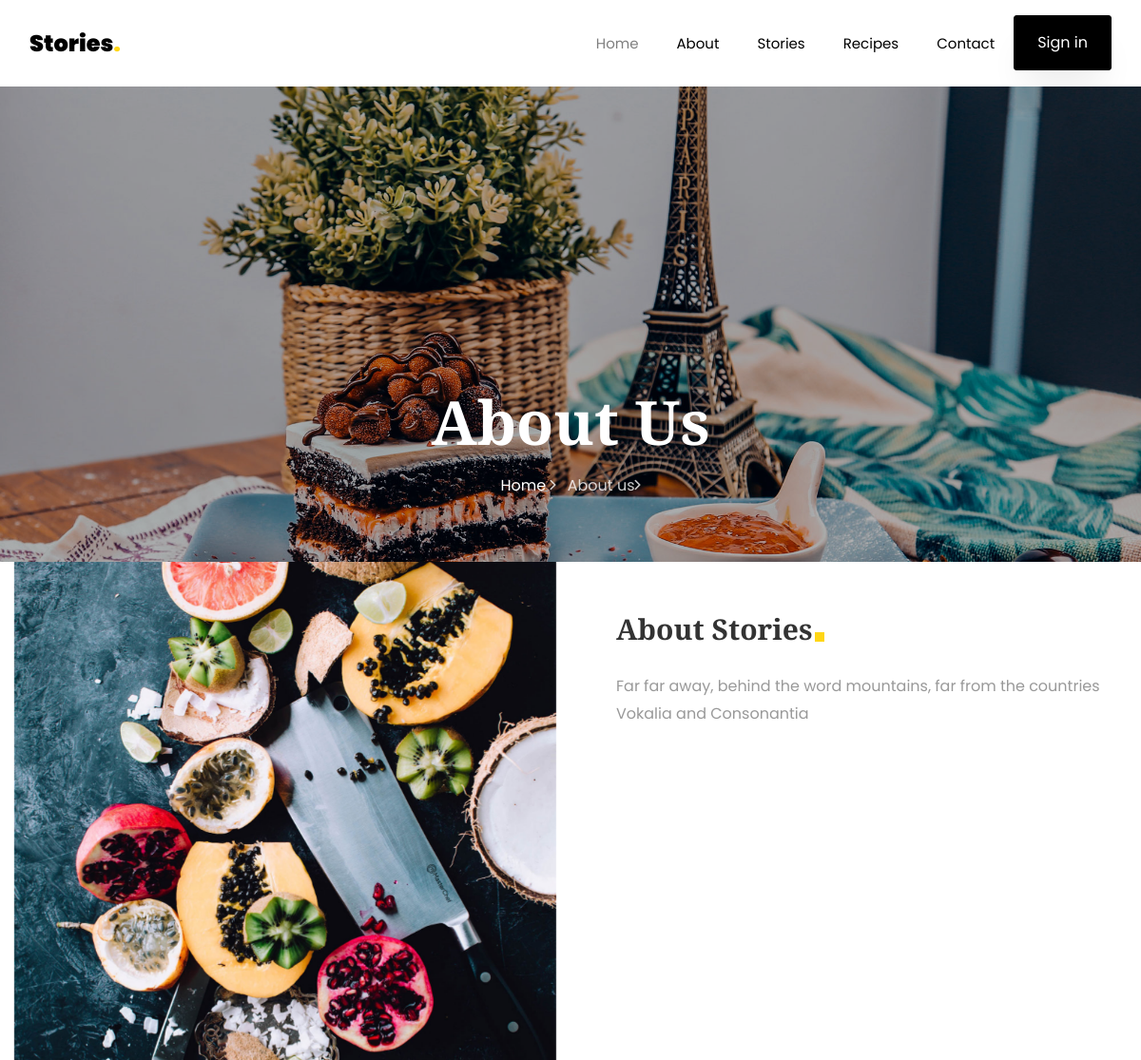
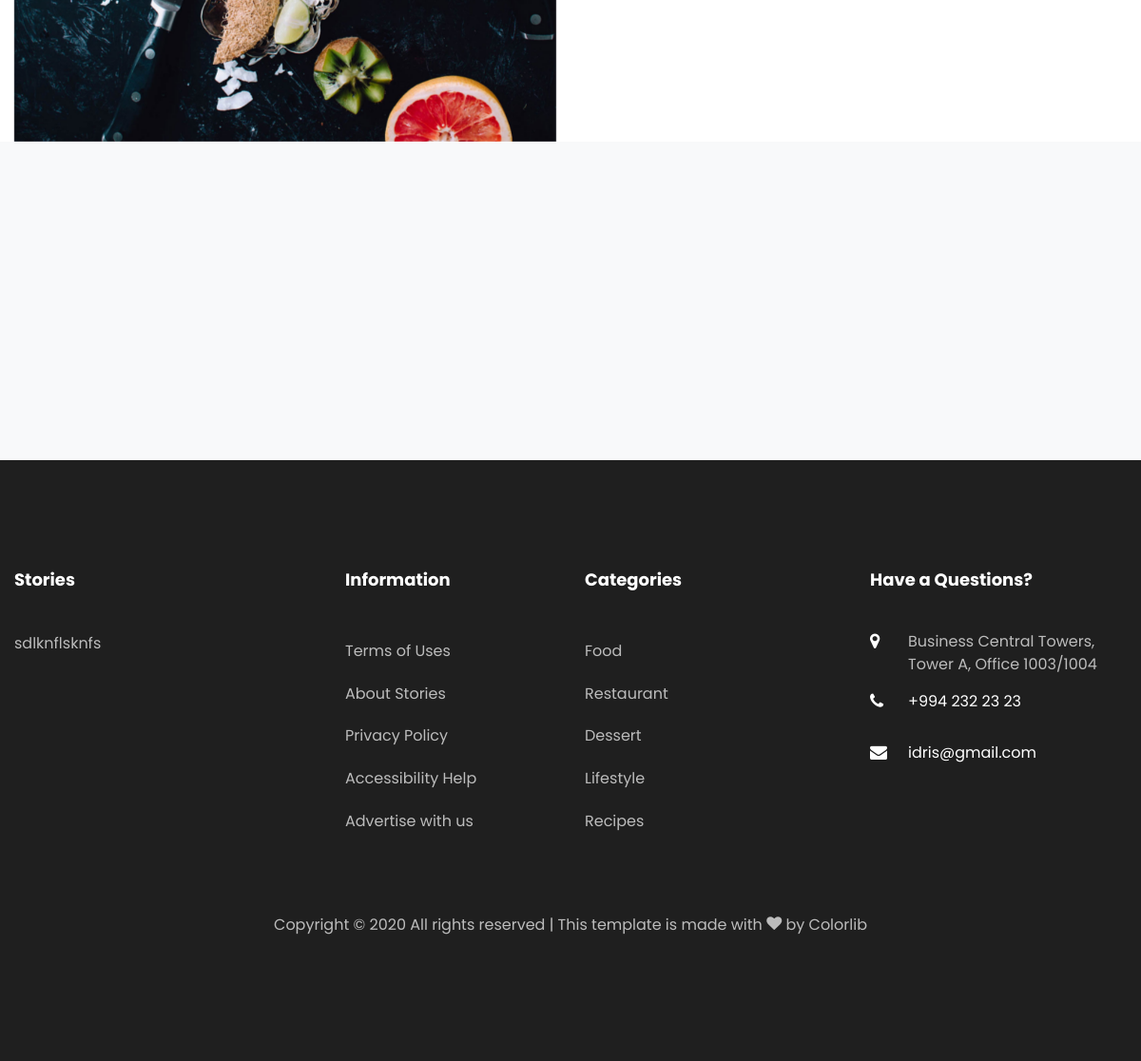
The page /about/ on the database its author committed (2 pictures, top to bottom).
### stories/models.py (models this page shows, shortened)
class About(models.Model):
    title = models.CharField('Title', max_length=50)
    phone_number = models.CharField('Phone Number', max_length=20)
    location = models.CharField('Location', max_length=50)
    email = models.EmailField('Email', max_length=30)
    description = models.TextField('Description')
    daily_visitors = models.PositiveIntegerField('Daile Visitors',)
    facebook_page_url = models.URLField('Facebook page url')
    instagram_page_url = models.URLField('Instagram page url')
    twitter_page_url = models.URLField('Twitter page url')
    class Meta:
        verbose_name = 'About Site Information'
        verbose_name_plural = 'About Site Informations'

### stories/views.py (the view)
# urls.py: path('about/', AboutView.as_view(), name='about'),
class AboutView(TemplateView):
    template_name = 'about.html'

### stories/templatetags/custom_tags.py (called while the page is built)
@register.simple_tag
def get_about_info():
    return About.objects.last()

@register.simple_tag
def get_data_informations():
    data = {
        'story_count': Story.objects.count(),
        'recipe_count': Recipe.objects.count(),
        'user_count': User.objects.count(),
    }
    return data

@register.simple_tag
def get_subscriber_form():
    return SubscriberForm()

### stories/templates/about.html
{% extends 'base.html' %}
{% load static %}
{% block content %}
<section class="hero-wrap hero-wrap-2" style="background-image: url('{% static 'images/bg_4.jpg' %}');">
    <div class="overlay"></div>
    <div class="container">
        <div class="row no-gutters slider-text align-items-end justify-content-center">
            <div class="col-md-9 ftco-animate pb-5 text-center">
                <h1 class="mb-3 bread">About Us</h1>
                <p class="breadcrumbs"><span class="mr-2"><a href="index.html">Home <i
                        class="ion-ios-arrow-forward"></i></a></span> <span>About us<i
                        class="ion-ios-arrow-forward"></i></span></p>
            </div>
        </div>
    </div>
</section>
{% include 'includes/about_section.html' %}
{% endblock %}

### stories/templates/includes/footer.html (shortened to what this page needs)
{% load custom_tags %}
{% get_about_info as about_info %}
<footer class="ftco-footer ftco-footer-2 ftco-section">
    <div class="container">
        <div class="row mb-5">
            <div class="col-md">
                <div class="ftco-footer-widget mb-4">
                    <h2 class="ftco-heading-2">Stories</h2>
                    <p>{{about_info.description}}</p>
                    <ul class="ftco-footer-social list-unstyled float-md-left float-lft mt-5">
                    </ul>
                </div>
            </div>
            <div class="col-md">
                <div class="ftco-footer-widget mb-4 ml-md-5">
                    <h2 class="ftco-heading-2">Information</h2>
                    <ul class="list-unstyled">
                        <li><a href="#" class="py-2 d-block">Terms of Uses</a></li>
                        <li><a href="#" class="py-2 d-block">About Stories</a></li>
                        <li><a href="#" class="py-2 d-block">Privacy Policy</a></li>
                        <li><a href="#" class="py-2 d-block">Accessibility Help</a></li>
                        <li><a href="#" class="py-2 d-block">Advertise with us</a></li>
                    </ul>
                </div>
            </div>
            <div class="col-md">
                <div class="ftco-footer-widget mb-4">
                    <h2 class="ftco-heading-2">Categories</h2>
                    <ul class="list-unstyled">
                        <li><a href="#" class="py-2 d-block">Food</a></li>
                        <li><a href="#" class="py-2 d-block">Restaurant</a></li>
                        <li><a href="#" class="py-2 d-block">Dessert</a></li>
                        <li><a href="#" class="py-2 d-block">Lifestyle</a></li>
                        <li><a href="#" class="py-2 d-block">Recipes</a></li>
                    </ul>
                </div>
            </div>
            <div class="col-md">
                <div class="ftco-footer-widget mb-4">
                    <h2 class="ftco-heading-2">Have a Questions?</h2>
                    <div class="block-23 mb-3">
                        <ul>
                            <li><span class="icon icon-map-marker"></span><span class="text">{{about_info.location}}</span>
                            </li>
                            <li><a href="#"><span class="icon icon-phone"></span><span
                                class="text">{{about_info.phone_number}}</span></a></li>
                            <li><a href="#"><span class="icon icon-envelope"></span><span class="text">{{about_info.email}}</span></a>
                            </li>
                        </ul>
                    </div>
                </div>
            </div>
        </div>
        <div class="row">
            <div class="col-md-12 text-center">
                <p>
                    Copyright &copy;
                    All rights reserved | This template is made with <i class="icon-heart color-danger" aria-hidden="true"></i> by <a href="https://colorlib.com" target="_blank">Colorlib</a>
                </p>
            </div>
        </div>
    </div>
</footer>

### static/css/icomoon.css (style rules this page uses)
[class^="icon-"], [class*=" icon-"] { font-family: 'icomoon' !important; speak: none; font-style: normal; font-weight: normal; font-variant: normal; text-transform: none; line-height: 1; -webkit-font-smoothing: antialiased; -moz-osx-font-smoothing: grayscale; }
.icon-heart:before { content: "\f004"; }
.icon-map-marker:before { content: "\f041"; }
.icon-phone:before { content: "\f095"; }
.icon-envelope:before { content: "\f0e0"; }

### rows shown on the page
About: description "sdlknflsknfs", location "Business Central Towers, Tower A, Office 1003/1004", phone_number "+994 232 23 23", email "idris@gmail.com"
